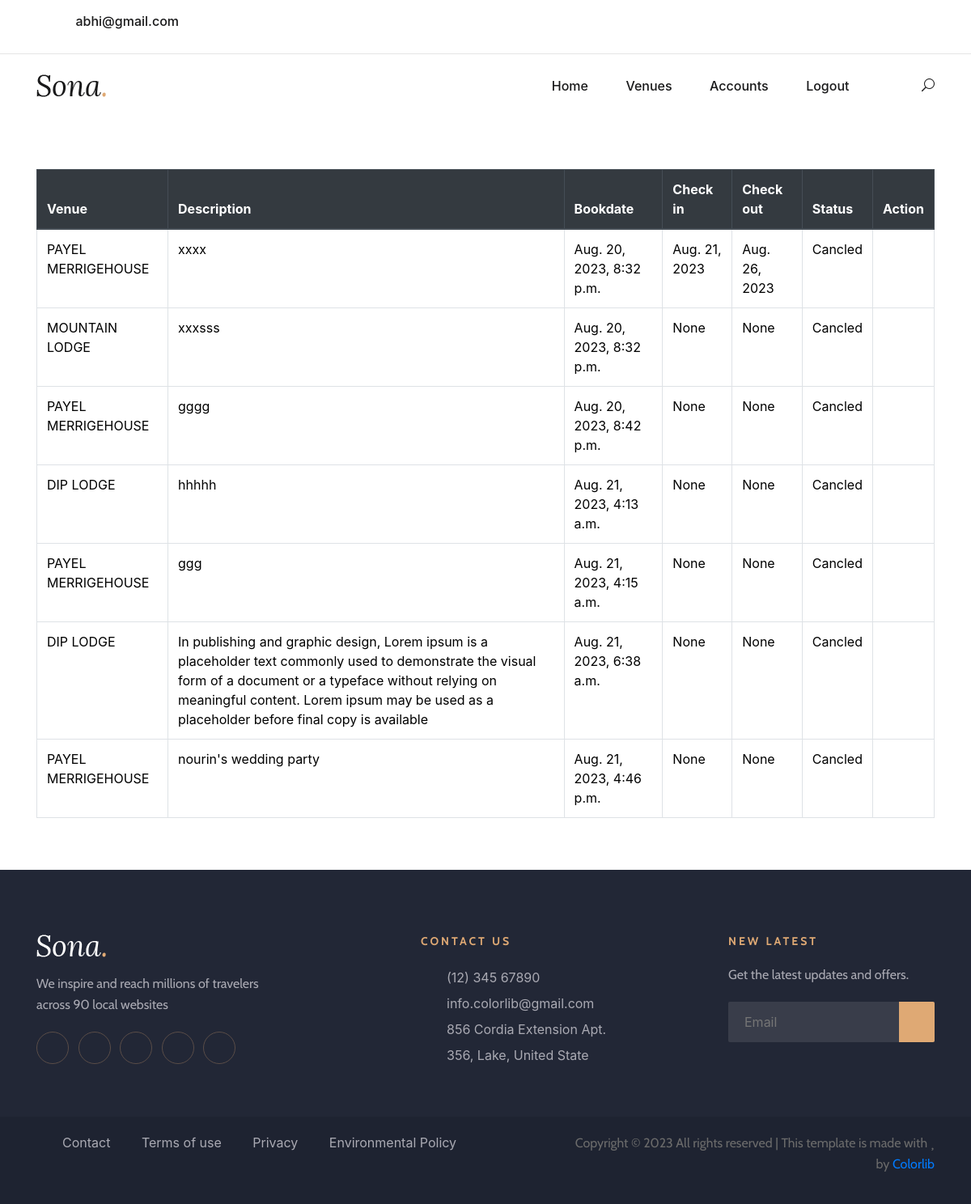
Page /orders (signed in) on the committed database.
### myapp/models.py (models this page shows)
class Book(models.Model):
    bid=models.AutoField(primary_key=True)
    user=models.ForeignKey(User, on_delete=models.CASCADE, related_name='book_by', verbose_name='Book By')
    venue=models.ForeignKey(Venue, on_delete=models.CASCADE, related_name='venue', verbose_name='Venue Name')
    description=models.CharField(max_length=255, verbose_name="Event Descriptions")
    bookdate=models.DateTimeField(auto_now_add=True, blank=False, verbose_name='Book Date')
    from_date=models.DateField(verbose_name='booking date',null=True, blank=True)
    end_date=models.DateField(verbose_name='end date',null=True, blank=True)
    charges=models.CharField(max_length=25)
    status=models.BooleanField(default=True)

class Venue(models.Model):
    vid=models.AutoField(primary_key=True)
    vname=models.CharField(max_length=255, verbose_name='Venue Name')
    vdescriptions=models.TextField(verbose_name='Venue Descripton')
    vtype=models.CharField(max_length=50, verbose_name='Venue Type')
    vaddress=models.CharField(max_length=255, verbose_name='Venue Address')
    vcharges=models.CharField(max_length=15, verbose_name='Venue Charges')
    file = models.FileField(upload_to="uploads/", validators=[validate_file_extension], verbose_name='Venue Image')
    def __str__(self) -> str:
        return self.vname

### myapp/views.py (the view)
# urls.py: path('orders',order,name='orders'),
@login_required(login_url="myapp:login")
def order(request):
    contex={
        'book_obj':Book.objects.filter(user=request.user)
    }
    return render(request,'order.html', contex)

### myapp/templates/order.html (shortened to what this page needs)
{% extends 'base.html' %}
{% block body %}
<div class="container table-responsive py-5">
    <table class="table table-bordered table-hover">
      <thead class="thead-dark">
        <tr>
          <th scope="col">Venue</th>
          <th scope="col">Description</th>
          <th scope="col">Bookdate</th>
          <th scope="col">Check in</th>
          <th scope="col">Check out</th>
          <th scope="col">Status</th>
          <th scope="col">Action</th>
        </tr>
      </thead>
      <tbody>
        {% for book in book_obj %}
        <tr>
          <td>{{book.venue}}</td>
          <td>{{book.description}}</td>
          <td>{{book.bookdate}}</td>
          <td>{{book.from_date}}</td>
          <td>{{book.end_date}}</td>
          <td>
            {% if book.status %}
                Booked
            {% else %}
                Cancled
            {% endif %}
          </td>
          <td>
            </td>
        </tr>
        {% endfor %}
      </tbody>
    </table>
    </div>
{% endblock %}

### myapp/templates/base.html (shortened to what this page needs)
{% load static %}
<!DOCTYPE html>
<html lang="zxx">
<head>
    <link rel="stylesheet" href="{% static 'venue/css/bootstrap.min.css' %}" type="text/css">
    <link rel="stylesheet" href="{% static 'venue/css/font-awesome.min.css' %}" type="text/css">
    <link rel="stylesheet" href="{% static 'venue/css/elegant-icons.css' %}" type="text/css">
    <link rel="stylesheet" href="{% static 'venue/css/flaticon.css' %}" type="text/css">
    <link rel="stylesheet" href="{% static 'venue/css/owl.carousel.min.css' %}" type="text/css">
    <link rel="stylesheet" href="{% static 'venue/css/nice-select.css' %}" type="text/css">
    <link rel="stylesheet" href="{% static 'venue/css/jquery-ui.min.css' %}" type="text/css">
    <link rel="stylesheet" href="{% static 'venue/css/magnific-popup.css' %}" type="text/css">
    <link rel="stylesheet" href="{% static 'venue/css/slicknav.min.css' %}" type="text/css">
    <link rel="stylesheet" href="{% static 'venue/css/style.css' %}" type="text/css">
    <link href="https://cdn.jsdelivr.net/npm/bootstrap@5.3.1/dist/css/bootstrap.min.css" rel="stylesheet"
>
    <link rel="stylesheet" href="https://cdn.jsdelivr.net/npm/bootstrap@4.6.2/dist/css/bootstrap.min.css"
>
    <link rel="stylesheet"
        href="https://cdn.jsdelivr.net/npm/@fortawesome/fontawesome-free@6.2.1/css/fontawesome.min.css"
>
</head>
<body>
    <header class="header-section">
        <div class="top-nav">
            <div class="container">
                <div class="row">
                    {% if request.user.is_authenticated %}
                    <div class="col-lg-6">
                        <ul class="tn-left">
                            <li><i class="fa fa-envelope"></i>{{request.user.email}}</li>
                        </ul>
                    </div>
                    {% endif %}
                </div>
            </div>
        </div>
        <div class="menu-item">
            <div class="container">
                <div class="row">
                    <div class="col-lg-2">
                        <div class="logo">
                            <a href="./index.html">
                                <img src="{% static 'venue/img/logo.png' %}" alt="">
                            </a>
                        </div>
                    </div>
                    <div class="col-lg-10">
                        <div class="nav-menu">
                            <nav class="mainmenu">
                                {% with request.resolver_match.url_name as url_name %}
                                <ul>
                                    <li class="{% if url_name == 'home' %}active{% endif %}"><a
                                            href="{% url 'myapp:home' %}" style="text-decoration: none;">Home</a></li>
                                    <li class="{% if url_name == 'venuesdetails' %}active{% endif %}"><a
                                            href="{% url 'myapp:venuesdetails' %}"
                                            style="text-decoration: none;">Venues</a></li>
                                    {% if request.user.is_authenticated %}
                                    <li class="{% if url_name == 'login' %}active{% endif %}"><a href="#"
                                            style="text-decoration: none;">Accounts</a>
                                    </li>
                                    {% endif %}
                                    {% if request.user.is_authenticated %}
                                    <li><a href="{% url 'myapp:logout' %}" style="text-decoration: none;">Logout</a>
                                    </li>
                                    {% endif %}
                                </ul>
                                {% endwith %}
                            </nav>
                            <div class="nav-right search-switch">
                                <i class="icon_search"></i>
                            </div>
                        </div>
                    </div>
                </div>
            </div>
        </div>
    </header>
    {% block body %}
    {% endblock %}
    <footer class="footer-section">
        <div class="container">
            <div class="footer-text">
                <div class="row">
                    <div class="col-lg-4">
                        <div class="ft-about">
                            <div class="logo">
                                <a href="#">
                                    <img src="{% static 'venue/img/footer-logo.png' %}" alt="">
                                </a>
                            </div>
                            <p>We inspire and reach millions of travelers<br /> across 90 local websites</p>
                            <div class="fa-social">
                                <a href="#"><i class="fa fa-facebook"></i></a>
                                <a href="#"><i class="fa fa-twitter"></i></a>
                                <a href="#"><i class="fa fa-tripadvisor"></i></a>
                                <a href="#"><i class="fa fa-instagram"></i></a>
                                <a href="#"><i class="fa fa-youtube-play"></i></a>
                            </div>
                        </div>
                    </div>
                    <div class="col-lg-3 offset-lg-1">
                        <div class="ft-contact">
                            <h6>Contact Us</h6>
                            <ul>
                                <li>(12) 345 67890</li>
                                <li>info.colorlib@gmail.com</li>
                                <li>856 Cordia Extension Apt. 356, Lake, United State</li>
                            </ul>
                        </div>
                    </div>
                    <div class="col-lg-3 offset-lg-1">
                        <div class="ft-newslatter">
                            <h6>New latest</h6>
                            <p>Get the latest updates and offers.</p>
                            <form action="#" class="fn-form">
                                <input type="text" placeholder="Email">
                                <button type="submit"><i class="fa fa-send"></i></button>
                            </form>
                        </div>
                    </div>
                </div>
            </div>
        </div>
        <div class="copyright-option">
            <div class="container">
                <div class="row">
                    <div class="col-lg-7">
                        <ul>
                            <li><a href="#">Contact</a></li>
                            <li><a href="#">Terms of use</a></li>
                            <li><a href="#">Privacy</a></li>
                            <li><a href="#">Environmental Policy</a></li>
                        </ul>
                    </div>
                    <div class="col-lg-5">
                        <div class="co-text">
                            <p>
                                Copyright &copy;
                                <script>document.write(new Date().getFullYear());</script> All rights reserved | This
                                template is made with <i class="fa fa-heart" aria-hidden="true"></i> by <a
                                    href="https://colorlib.com" target="_blank">Colorlib</a>
                            </p>
                        </div>
                    </div>
                </div>
            </div>
        </div>
    </footer>
</body>
</html>

### myapp/static/venue/css/style.css (style rules this page uses)
html, body { height: 100%; font-family: "Cabin", sans-serif; -webkit-font-smoothing: antialiased; font-smoothing: antialiased; }
h1, h2, h3, h4, h5, h6 { margin: 0; color: #111111; font-weight: 400; font-family: "Lora", serif; }
h6 { font-size: 16px; }
p { font-size: 16px; font-family: "Cabin", sans-serif; color: #6b6b6b; font-weight: 400; line-height: 26px; margin: 0 0 15px 0; }
img { max-width: 100%; }
ul, ol { padding: 0; margin: 0; }
.top-nav { border-bottom: 1px solid #e5e5e5; }
.top-nav .tn-left li { list-style: none; display: inline-block; font-size: 16px; color: #19191a; font-weight: 500; padding: 14px 0 12px; margin-right: 64px; position: relative; }
.top-nav .tn-left li:after { position: absolute; right: -32px; top: 0; width: 1px; height: 100%; background: #e5e5e5; content: ""; }
.top-nav .tn-left li:last-child { margin-right: 0; }
.top-nav .tn-left li:last-child:after { display: none; }
.top-nav .tn-left li i { color: #dfa974; margin-right: 4px; }
.menu-item { position: relative; z-index: 9; }
.menu-item .logo { padding: 25px 0; }
.menu-item .logo a { display: inline-block; }
.menu-item .nav-menu { text-align: right; }
.menu-item .nav-menu .mainmenu { display: inline-block; }
.menu-item .nav-menu .mainmenu li { list-style: none; display: inline-block; position: relative; z-index: 1; }
.menu-item .nav-menu .mainmenu li a { font-size: 16px; color: #19191a; margin-right: 42px; font-weight: 500; display: inline-block; padding: 27px 0; position: relative; -webkit-transition: all 0.3s; -o-transition: all 0.3s; transition: all 0.3s; }
.menu-item .nav-menu .mainmenu li a:after { position: absolute; left: 0; top: 52px; width: 100%; height: 2px; background: #dfa974; content: ""; opacity: 0; -webkit-transition: all 0.3s; -o-transition: all 0.3s; transition: all 0.3s; }
.menu-item .nav-menu .nav-right { display: inline-block; margin-left: 43px; padding: 27px 0px; }
.menu-item .nav-menu .nav-right i { font-size: 16px; color: #19191a; cursor: pointer; }
.footer-section { background: #222736; }
.footer-section .footer-text { padding: 80px 0 30px; }
.footer-section .footer-text .ft-about { margin-bottom: 30px; }
.footer-section .footer-text .ft-about .logo { margin-bottom: 20px; }
.footer-section .footer-text .ft-about .logo a { display: inline-block; }
.footer-section .footer-text .ft-about p { color: #aaaab3; margin-bottom: 20px; }
.footer-section .footer-text .ft-about .fa-social a { display: inline-block; height: 40px; width: 40px; font-size: 16px; line-height: 40px; text-align: center; color: #ffffff; border: 1px solid #5A4D48; border-radius: 50%; -webkit-transition: all 0.3s; -o-transition: all 0.3s; transition: all 0.3s; margin-right: 7px; }
.footer-section .footer-text .ft-contact { margin-bottom: 30px; }
.footer-section .footer-text .ft-contact h6 { font-size: 14px; color: #dfa974; text-transform: uppercase; font-weight: 700; letter-spacing: 3px; font-family: "Cabin", sans-serif; margin-bottom: 20px; }
.footer-section .footer-text .ft-contact ul li { font-size: 16px; color: #aaaab3; line-height: 32px; list-style: none; }
.footer-section .footer-text .ft-newslatter h6 { font-size: 14px; color: #dfa974; text-transform: uppercase; font-weight: 700; letter-spacing: 3px; font-family: "Cabin", sans-serif; margin-bottom: 20px; }
.footer-section .footer-text .ft-newslatter p { color: #aaaab3; margin-bottom: 20px; }
.footer-section .footer-text .ft-newslatter .fn-form { position: relative; }
.footer-section .footer-text .ft-newslatter .fn-form input { width: 100%; height: 50px; border-radius: 2px; background: #393D4A; border: none; padding-left: 20px; font-size: 16px; color: #707079; }
.footer-section .footer-text .ft-newslatter .fn-form button { position: absolute; right: 0; top: 0; font-size: 16px; background: #dfa974; color: #ffffff; padding: 0 16px; height: 50px; border: none; border-radius: 0 2px 2px 0; }
.footer-section .copyright-option { background: rgba(16, 20, 31, 0.2); padding: 20px 0; }
.footer-section .copyright-option ul li { list-style: none; display: inline-block; margin-right: 34px; }
.footer-section .copyright-option ul li:last-child { margin-right: 0; }
.footer-section .copyright-option ul li a { font-size: 16px; color: #aaaab3; }
.footer-section .copyright-option .co-text { font-size: 16px; color: #707079; text-align: right; }
@media only screen and (min-width: 1200px) { .container { max-width: 1170px; } }

### rows in the picture
Book: venue "PAYEL MERRIGEHOUSE", description "xxxx", bookdate "Aug. 20, 2023, 8:32 p.m.", from_date "Aug. 21, 2023", end_date "Aug. 26, 2023", status "Cancled"
Book: venue "MOUNTAIN LODGE", description "xxxsss", bookdate "Aug. 20, 2023, 8:32 p.m.", from_date "None", end_date "None", status "Cancled"
Book: venue "PAYEL MERRIGEHOUSE", description "gggg", bookdate "Aug. 20, 2023, 8:42 p.m.", from_date "None", end_date "None", status "Cancled"
Book: venue "DIP LODGE", description "hhhhh", bookdate "Aug. 21, 2023, 4:13 a.m.", from_date "None", end_date "None", status "Cancled"
Book: venue "PAYEL MERRIGEHOUSE", description "ggg", bookdate "Aug. 21, 2023, 4:15 a.m.", from_date "None", end_date "None", status "Cancled"
Book: venue "DIP LODGE", description "In publishing and graphic design, Lorem ipsum is a placeholder text commonly used to demonstrate the visual form of a document or a typeface without relying on meaningful content. Lorem ipsum may be used as a placeholder before final copy is available", bookdate "Aug. 21, 2023, 6:38 a.m.", from_date "None", end_date "None", status "Cancled"
Book: venue "PAYEL MERRIGEHOUSE", description "nourin's wedding party", bookdate "Aug. 21, 2023, 4:46 p.m.", from_date "None", end_date "None", status "Cancled"

### other values in the picture
{{ request.user.email }} "abhi@gmail.com"
